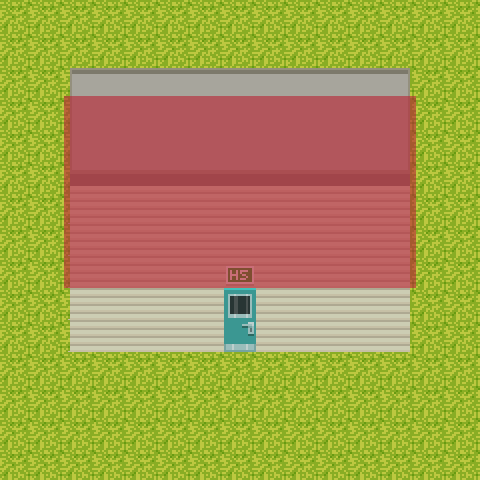

The image is a tile-based game level rendered from a .tmx file. Its description and complete source (layers, tilesets, objects, tile grids) follow:
An orthogonal 15x15 tile map with 32x32 px tiles, 4 tile layers (Floor, sides, roof, colissions), 3 tilesets and 1 object.

<map version="1.0" orientation="orthogonal" renderorder="right-down" width="15" height="15" tilewidth="32" tileheight="32" nextobjectid="1">
 <tileset firstgid="1" name="grass_tileset" tilewidth="32" tileheight="32" tilecount="30" columns="6">
  <image source="grass_tileset.png" width="192" height="160" />
 </tileset>
 <tileset firstgid="31" name="classroom_exterior_tileset" tilewidth="32" tileheight="32" tilecount="64" columns="8">
  <image source="classroom_exterior_tileset.png" width="256" height="256" />
 </tileset>
 <tileset firstgid="95" name="tile_collision" tilewidth="32" tileheight="32" tilecount="1" columns="1">
  <image source="tile_collision.png" width="32" height="32" />
  <tile id="0">
   <objectgroup draworder="index">
    <object id="0" x="0" y="0.0625" width="31.9375" height="32" />
   </objectgroup>
  </tile>
 </tileset>
 <layer name="Floor" width="15" height="15">
  <data encoding="csv">
6,6,6,6,6,6,6,6,6,6,6,6,6,6,6,
6,6,6,6,6,6,6,6,6,6,6,6,6,6,6,
6,6,6,6,6,6,6,6,6,6,6,6,6,6,6,
6,6,6,6,6,6,6,6,6,6,6,6,6,6,6,
6,6,6,6,6,6,6,6,6,6,6,6,6,6,6,
6,6,6,6,6,6,6,6,6,6,6,6,6,6,6,
6,6,6,6,6,6,6,6,6,6,6,6,6,6,6,
6,6,6,6,6,6,6,6,6,6,6,6,6,6,6,
6,6,6,6,6,6,6,6,6,6,6,6,6,6,6,
6,6,6,60,60,60,60,68,60,60,60,60,6,6,6,
6,6,6,60,60,60,60,76,60,60,60,60,6,6,6,
6,6,6,6,6,6,6,6,6,6,6,6,6,6,6,
6,6,6,6,6,6,6,6,6,6,6,6,6,6,6,
6,6,6,6,6,6,6,6,6,6,6,6,6,6,6,
6,6,6,6,6,6,6,6,6,6,6,6,6,6,6
</data>
 </layer>
 <layer name="sides" width="15" height="15">
  <data encoding="csv">
0,0,0,0,0,0,0,0,0,0,0,0,0,0,0,
0,0,0,0,0,0,0,0,0,0,0,0,0,0,0,
0,0,0,0,0,0,0,0,0,0,0,0,0,0,0,
0,0,79,80,80,80,80,80,80,80,80,80,81,0,0,
0,0,79,80,80,80,80,80,80,80,80,80,81,0,0,
0,0,47,48,48,48,48,48,48,48,48,48,49,0,0,
0,0,87,60,60,60,60,60,60,60,60,60,88,0,0,
0,0,87,60,60,60,60,60,60,60,60,60,88,0,0,
0,0,87,60,60,60,60,60,60,60,60,60,88,0,0,
0,0,87,0,0,0,0,0,0,0,0,0,88,0,0,
0,0,87,0,0,0,0,0,0,0,0,0,88,0,0,
0,0,0,0,0,0,0,0,0,0,0,0,0,0,0,
0,0,0,0,0,0,0,0,0,0,0,0,0,0,0,
0,0,0,0,0,0,0,0,0,0,0,0,0,0,0,
0,0,0,0,0,0,0,0,0,0,0,0,0,0,0
</data>
 </layer>
 <layer name="roof" width="15" height="15">
  <data encoding="csv">
0,0,0,0,0,0,0,0,0,0,0,0,0,0,0,
0,0,0,0,0,0,0,0,0,0,0,0,0,0,0,
0,0,39,40,40,40,40,40,40,40,40,40,41,0,0,
0,0,0,0,0,0,0,0,0,0,0,0,0,0,0,
0,0,0,0,0,0,0,0,0,0,0,0,0,0,0,
0,0,0,0,0,0,0,0,0,0,0,0,0,0,0,
0,0,0,0,0,0,0,0,0,0,0,0,0,0,0,
0,0,0,0,0,0,0,0,0,0,0,0,0,0,0,
0,0,0,0,0,0,0,46,0,0,0,0,0,0,0,
0,0,0,0,0,0,0,0,0,0,0,0,0,0,0,
0,0,0,0,0,0,0,0,0,0,0,0,0,0,0,
0,0,0,0,0,0,0,0,0,0,0,0,0,0,0,
0,0,0,0,0,0,0,0,0,0,0,0,0,0,0,
0,0,0,0,0,0,0,0,0,0,0,0,0,0,0,
0,0,0,0,0,0,0,0,0,0,0,0,0,0,0
</data>
 </layer>
 <layer name="colissions" width="15" height="15" opacity="0.62">
  <data encoding="csv">
0,0,0,0,0,0,0,0,0,0,0,0,0,0,0,
0,0,0,0,0,0,0,0,0,0,0,0,0,0,0,
0,0,0,0,0,0,0,0,0,0,0,0,0,0,0,
0,0,95,95,95,95,95,95,95,95,95,95,95,0,0,
0,0,95,95,95,95,95,95,95,95,95,95,95,0,0,
0,0,95,95,95,95,95,95,95,95,95,95,95,0,0,
0,0,95,95,95,95,95,95,95,95,95,95,95,0,0,
0,0,95,95,95,95,95,95,95,95,95,95,95,0,0,
0,0,95,95,95,95,95,95,95,95,95,95,95,0,0,
0,0,0,0,0,0,0,0,0,0,0,0,0,0,0,
0,0,0,0,0,0,0,0,0,0,0,0,0,0,0,
0,0,0,0,0,0,0,0,0,0,0,0,0,0,0,
0,0,0,0,0,0,0,0,0,0,0,0,0,0,0,
0,0,0,0,0,0,0,0,0,0,0,0,0,0,0,
0,0,0,0,0,0,0,0,0,0,0,0,0,0,0
</data>
 </layer>
</map>